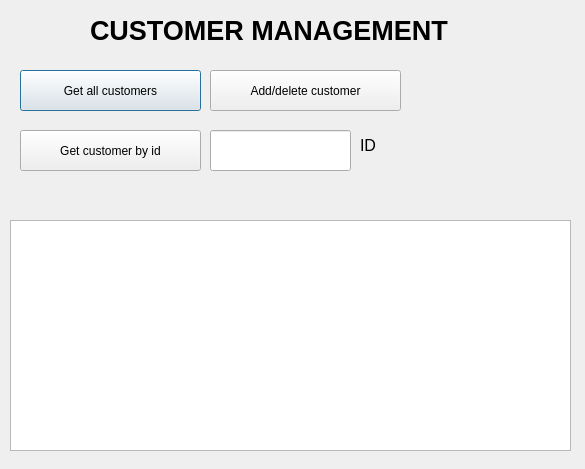
<?xml version="1.0" encoding="UTF-8"?>
<ui version="4.0">
 <class>customersmenu</class>
 <widget class="QDialog" name="customersmenu">
  <property name="geometry">
   <rect>
    <x>0</x>
    <y>0</y>
    <width>585</width>
    <height>469</height>
   </rect>
  </property>
  <property name="windowTitle">
   <string>Dialog</string>
  </property>
  <widget class="QPushButton" name="btnGetCustomers">
   <property name="geometry">
    <rect>
     <x>20</x>
     <y>70</y>
     <width>181</width>
     <height>41</height>
    </rect>
   </property>
   <property name="text">
    <string>Get all customers</string>
   </property>
  </widget>
  <widget class="QTableView" name="tableCustomers">
   <property name="geometry">
    <rect>
     <x>10</x>
     <y>220</y>
     <width>561</width>
     <height>231</height>
    </rect>
   </property>
  </widget>
  <widget class="QPushButton" name="btnAddNewCustomer">
   <property name="geometry">
    <rect>
     <x>210</x>
     <y>70</y>
     <width>191</width>
     <height>41</height>
    </rect>
   </property>
   <property name="text">
    <string>Add/delete customer</string>
   </property>
  </widget>
  <widget class="QPushButton" name="btnGetCustomerById">
   <property name="geometry">
    <rect>
     <x>20</x>
     <y>130</y>
     <width>181</width>
     <height>41</height>
    </rect>
   </property>
   <property name="text">
    <string>Get customer by id</string>
   </property>
  </widget>
  <widget class="QLabel" name="label">
   <property name="geometry">
    <rect>
     <x>360</x>
     <y>130</y>
     <width>61</width>
     <height>31</height>
    </rect>
   </property>
   <property name="font">
    <font>
     <pointsize>12</pointsize>
    </font>
   </property>
   <property name="text">
    <string>ID</string>
   </property>
  </widget>
  <widget class="QLineEdit" name="textCustomerId">
   <property name="geometry">
    <rect>
     <x>210</x>
     <y>130</y>
     <width>141</width>
     <height>41</height>
    </rect>
   </property>
  </widget>
  <widget class="QLabel" name="labelInfo">
   <property name="geometry">
    <rect>
     <x>20</x>
     <y>180</y>
     <width>331</width>
     <height>31</height>
    </rect>
   </property>
   <property name="font">
    <font>
     <pointsize>12</pointsize>
    </font>
   </property>
   <property name="text">
    <string/>
   </property>
  </widget>
  <widget class="QLabel" name="title">
   <property name="geometry">
    <rect>
     <x>90</x>
     <y>10</y>
     <width>511</width>
     <height>41</height>
    </rect>
   </property>
   <property name="font">
    <font>
     <pointsize>20</pointsize>
     <bold>true</bold>
    </font>
   </property>
   <property name="text">
    <string>CUSTOMER MANAGEMENT</string>
   </property>
  </widget>
 </widget>
 <resources/>
 <connections/>
</ui>
